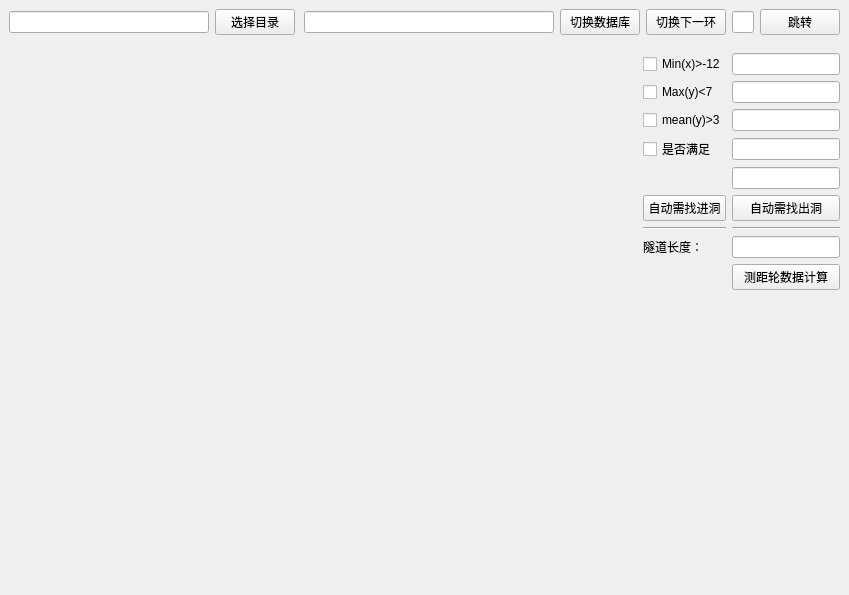
<?xml version="1.0" encoding="UTF-8"?>
<ui version="4.0">
 <class>Form</class>
 <widget class="QWidget" name="Form">
  <property name="geometry">
   <rect>
    <x>0</x>
    <y>0</y>
    <width>849</width>
    <height>595</height>
   </rect>
  </property>
  <property name="windowTitle">
   <string>Form</string>
  </property>
  <layout class="QVBoxLayout" name="verticalLayout">
   <property name="spacing">
    <number>0</number>
   </property>
   <property name="leftMargin">
    <number>0</number>
   </property>
   <property name="topMargin">
    <number>0</number>
   </property>
   <property name="rightMargin">
    <number>0</number>
   </property>
   <property name="bottomMargin">
    <number>0</number>
   </property>
   <item>
    <widget class="QWidget" name="widget" native="true">
     <layout class="QHBoxLayout" name="horizontalLayout_2">
      <item>
       <widget class="QLineEdit" name="root_LE">
        <property name="minimumSize">
         <size>
          <width>200</width>
          <height>0</height>
         </size>
        </property>
        <property name="readOnly">
         <bool>true</bool>
        </property>
       </widget>
      </item>
      <item>
       <widget class="QPushButton" name="start_btn">
        <property name="text">
         <string>选择目录</string>
        </property>
       </widget>
      </item>
      <item>
       <spacer name="horizontalSpacer">
        <property name="orientation">
         <enum>Qt::Horizontal</enum>
        </property>
        <property name="sizeHint" stdset="0">
         <size>
          <width>240</width>
          <height>20</height>
         </size>
        </property>
       </spacer>
      </item>
      <item>
       <widget class="QLineEdit" name="handleDir_LE">
        <property name="minimumSize">
         <size>
          <width>250</width>
          <height>0</height>
         </size>
        </property>
        <property name="readOnly">
         <bool>true</bool>
        </property>
       </widget>
      </item>
      <item>
       <widget class="QPushButton" name="pushButton">
        <property name="text">
         <string>切换数据库</string>
        </property>
       </widget>
      </item>
      <item>
       <widget class="QPushButton" name="change_btn">
        <property name="text">
         <string>切换下一环</string>
        </property>
       </widget>
      </item>
      <item>
       <widget class="QLineEdit" name="dataIndex"/>
      </item>
      <item>
       <widget class="QPushButton" name="pushButton_2">
        <property name="text">
         <string>跳转</string>
        </property>
       </widget>
      </item>
     </layout>
    </widget>
   </item>
   <item>
    <widget class="QWidget" name="widget_2" native="true">
     <layout class="QHBoxLayout" name="horizontalLayout" stretch="20,0">
      <property name="spacing">
       <number>0</number>
      </property>
      <property name="leftMargin">
       <number>0</number>
      </property>
      <property name="topMargin">
       <number>0</number>
      </property>
      <property name="rightMargin">
       <number>0</number>
      </property>
      <property name="bottomMargin">
       <number>0</number>
      </property>
      <item>
       <widget class="QCustomPlot" name="plot" native="true"/>
      </item>
      <item>
       <widget class="QWidget" name="widget_4" native="true">
        <property name="minimumSize">
         <size>
          <width>200</width>
          <height>0</height>
         </size>
        </property>
        <layout class="QGridLayout" name="gridLayout">
         <item row="4" column="1">
          <widget class="QLineEdit" name="outTime_LE"/>
         </item>
         <item row="3" column="0">
          <widget class="QCheckBox" name="all_CB">
           <property name="text">
            <string>是否满足</string>
           </property>
          </widget>
         </item>
         <item row="7" column="1">
          <widget class="QLineEdit" name="SDLen_LE">
           <property name="readOnly">
            <bool>true</bool>
           </property>
          </widget>
         </item>
         <item row="0" column="1">
          <widget class="QLineEdit" name="minX_LE"/>
         </item>
         <item row="7" column="0">
          <widget class="QLabel" name="label">
           <property name="text">
            <string>隧道长度：</string>
           </property>
          </widget>
         </item>
         <item row="8" column="1">
          <widget class="QPushButton" name="pushButton_5">
           <property name="text">
            <string>测距轮数据计算</string>
           </property>
          </widget>
         </item>
         <item row="2" column="0">
          <widget class="QCheckBox" name="meanY_CB">
           <property name="text">
            <string>mean(y)&gt;3</string>
           </property>
          </widget>
         </item>
         <item row="1" column="1">
          <widget class="QLineEdit" name="maxY_LE"/>
         </item>
         <item row="0" column="0">
          <widget class="QCheckBox" name="minX_CB">
           <property name="text">
            <string>Min(x)&gt;-12</string>
           </property>
          </widget>
         </item>
         <item row="3" column="1">
          <widget class="QLineEdit" name="inTime_LE">
           <property name="readOnly">
            <bool>true</bool>
           </property>
          </widget>
         </item>
         <item row="2" column="1">
          <widget class="QLineEdit" name="meanY_LE"/>
         </item>
         <item row="1" column="0">
          <widget class="QCheckBox" name="maxY_CB">
           <property name="text">
            <string>Max(y)&lt;7</string>
           </property>
          </widget>
         </item>
         <item row="5" column="0">
          <widget class="QPushButton" name="pushButton_3">
           <property name="text">
            <string>自动需找进洞</string>
           </property>
          </widget>
         </item>
         <item row="9" column="0">
          <spacer name="verticalSpacer">
           <property name="orientation">
            <enum>Qt::Vertical</enum>
           </property>
           <property name="sizeHint" stdset="0">
            <size>
             <width>20</width>
             <height>40</height>
            </size>
           </property>
          </spacer>
         </item>
         <item row="5" column="1">
          <widget class="QPushButton" name="pushButton_4">
           <property name="text">
            <string>自动需找出洞</string>
           </property>
          </widget>
         </item>
         <item row="6" column="0">
          <widget class="Line" name="line">
           <property name="orientation">
            <enum>Qt::Horizontal</enum>
           </property>
          </widget>
         </item>
         <item row="6" column="1">
          <widget class="Line" name="line_2">
           <property name="orientation">
            <enum>Qt::Horizontal</enum>
           </property>
          </widget>
         </item>
        </layout>
       </widget>
      </item>
     </layout>
    </widget>
   </item>
  </layout>
 </widget>
 <customwidgets>
  <customwidget>
   <class>QCustomPlot</class>
   <extends>QWidget</extends>
   <header>qcustomplot.h</header>
   <container>1</container>
  </customwidget>
 </customwidgets>
 <resources/>
 <connections/>
</ui>
